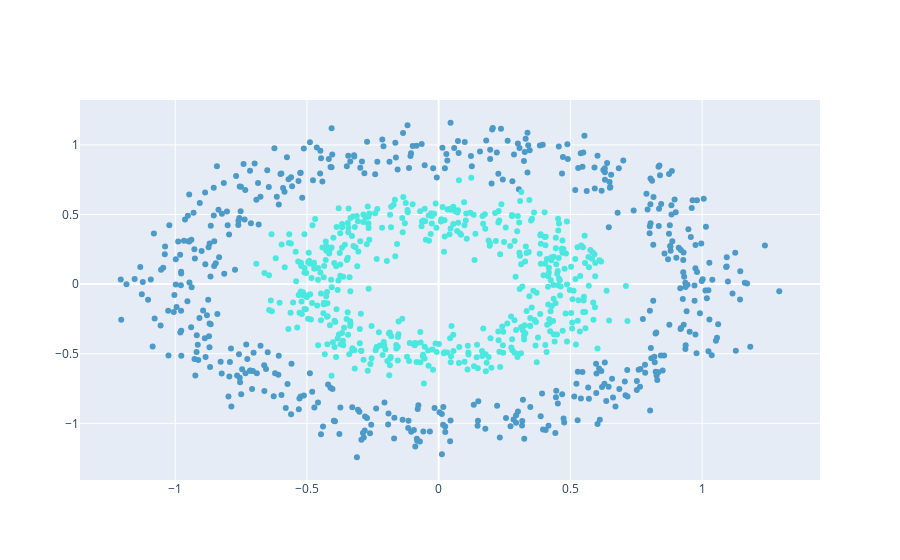

Here is the notebook cell this chart was saved with:
### Markdown cell above
* Visualize the data

### Code cell
from plotly import graph_objects as go
color_chart = ["#4B9AC7", "#4BE8E0", "#9DD4F3", "#97FBF6", "#2A7FAF", "#23B1AB", "#0E3449", "#015955"]

fig = go.Figure(data=[
                      go.Scatter(
                          x = x[:,0],
                          y = x[:,1],
                          mode = "markers",
                          marker = dict(
                              color=y,
                              colorscale=color_chart[0:2]
                          ),
                      )
])

fig.show()

### Figure 1 — Plotly figure (JSON) as saved in the notebook; plotly's stock layout.template omitted (floating-point values rounded to 4 significant figures; data arrays with more than 128 entries replaced by an {"elided": "..."} marker saying what was removed)
{"data": [{"marker": {"color": {"elided": "1000 int values"}, "colorscale": [[0, "#4B9AC7"], [1, "#4BE8E0"]]}, "mode": "markers", "type": "scatter", "x": {"elided": "1000 float values"}, "y": {"elided": "1000 float values"}}], "layout": {}}
